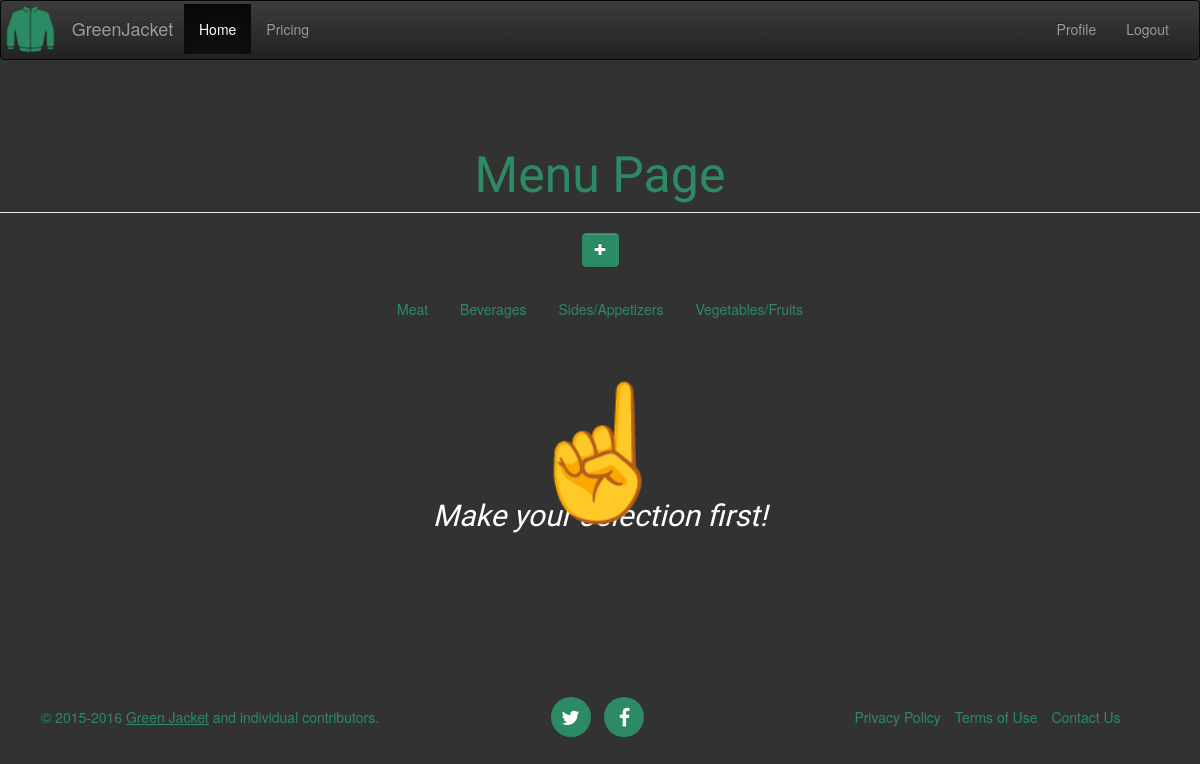
Screenshot of /GJ_app/menu/1/ (signed in) with the database file from the repository.
### GJ_Web/GJ_app/models.py (models this page shows)
class Category(models.Model):
    category_id = models.AutoField(primary_key=True)
    category_name = models.CharField(max_length=200, blank=True, null=True)
    def __str__(self):
        return str(self.category_id) + " 	" + self.category_name
    class Meta:
        managed = False
        db_table = 'Category'

### GJ_Web/GJ_app/views.py (the view)
# urls.py: url(r'^menu/(?P<comp_id>[0-9]+)/', views.menuHome, name='menuHome'),
def menuHome(request, comp_id):
	logged_in = request.session.get('logged_in', False)
	if logged_in:
		user = User.objects.get(user_id = comp_id)
		thisUser = user.user_id
		company_name = user.company_name
		menu = Menu.objects.filter(menu_id = thisUser)
		items = []
		for item in menu:
			items.extend(Item.objects.filter(item_id = item.item_id))
		options = Option.objects.all()
		currentDate = date.today();
		continDate= date(currentDate.year + 1, currentDate.month, currentDate.day)
		categories = []
		for i in items:
			if i.category_id not in categories:
				categories.append(i.category_id)
		print categories
		return render(request, 'GJ_app/menus/index.html', {'items': items, 'comp_id':comp_id,  'companyName' : company_name, 'currentDate' : currentDate, 'continDate': continDate, 'options':options, 'categories': categories})
	return render(request, 'GJ_app/index.html')

### GJ_Web/GJ_app/models.py (called while the page is built)
	def realPrice(self):
		return "{:.2f}".format(float(self.item_basePrice)/100)

    def mainItems(self):
		fixedOptionsindexes= []
		fixedOptions = []
		fixedString = ""
		fixedList = self.options_isFixed.split(',')
		optionsList = self.options.split(',')
		for index, value in enumerate(fixedList):
			if value == "main":
				fixedOptionsindexes.append(optionsList[index])
		for i in fixedOptionsindexes:
			fixedOptions.append(str((Option.objects.get(option_id = i)).option_name))
		if fixedOptions:
			for i, val in enumerate(fixedOptions):
				if i+1 == len(fixedOptions):
					fixedString += val
				else:
					fixedString += val
					fixedString += ", "
			return fixedString
		return "No Main Ingredients"

    def fixedItems(self):
		fixedOptionsindexes= []
		fixedOptions = []
		fixedString = ""
		fixedList = self.options_isFixed.split(',')
		optionsList = self.options.split(',')
		for index, value in enumerate(fixedList):
			if value == "fixed":
				fixedOptionsindexes.append(optionsList[index])
		for i in fixedOptionsindexes:
			fixedOptions.append(str((Option.objects.get(option_id = i)).option_name))
		if fixedOptions:
			for i, val in enumerate(fixedOptions):
				if i+1 == len(fixedOptions):
					fixedString += val
				else:
					fixedString += val
					fixedString += ", "
			return fixedString
		return "No Fixed Ingredients"

    def mealOptions(self):
		mealOption = []
		finalmealList = []
		mealString = ""
		mealList = [str(x) for x in self.item_mealOptions.split(',')]
		mealPriceList = [str(x) for x in self.item_mealPrice.split(',')]
		mealList = filter(None, mealList)
		for index, value in enumerate(mealList):
			mealOption = value.split('-')
			finalmealList.append(str((Size.objects.get(size_id = mealOption[1])).size_name))
			finalmealList.append(str((Option.objects.get(option_id = mealOption[0])).option_name))
			finalmealList.append(str(mealPriceList[index]))
		if finalmealList:
			for i, value in enumerate(finalmealList):
				if i%3 == 2:
					if i+1 == len(finalmealList):
						mealString += " (+ $" + str(int(value)/100.00) + ")"
					else:
						mealString += "(+ $" + str(int(value)/100.00) + "), "
				else:
					mealString += value + " "
			return mealString
		return "No Meal Options"

### GJ_Web/GJ_app/templates/GJ_app/menus/index.html (shortened to what this page needs)
{% extends "base.html" %}
{% block content %}
	<section>
		<legend style="font-size:50px; text-align:center" > Menu Page  </legend>
		<div style="margin:0 auto; display:table">
			<div style="text-align:center">
				<a class="btn btn-md btn-success GJButton" style="outline:none; font-weight:bold" id="addPop"
					data-container="body" data-toggle="popover" data-placement="right" data-trigger="hover" data-content="Add New Item" href="/GJ_app/addItem/{{comp_id}}/"><i class="fa fa-plus"></i></a>
			</div>
			<ul class = "nav nav-pills" id="myTabs" style="padding-top: 5%">
				{% for cat in categories %}
					<li><a href = "#tab-{{cat.category_id}}" style="outline:0" data-toggle = "tab">{{cat.category_name}}</a></li>
				{% endfor %}
			</ul>
		</div>
		<div id="makeSelection" style="text-align: center; color:white">
			<span style="content: '\261D'; font-size:130px; position:absolute; right:0; left:0">&#9757;</span>
			<h2 style="padding-top:150px; padding-bottom:130px"><i> Make your selection first! </i></h2>
			</div>
	</section>
{% endblock %}

### GJ_Web/GJ_app/static/css/custom.css (style rules this page uses)
body { padding-top: 30px; }
section { padding-top: 60px; }

### GJ_Web/GJ_app/templates/base.html (style rules this page uses)
body { padding-top: 0px; }
section { padding-top: 60px }

### GJ_Web/GJ_app/templates/GJ_app/menus/index.html (style rules this page uses)
body { background-color: #323232; color: #2c8A64; }
legend { color:#2C8A64; }
h2 { font-family: 'Poiret One', cursive; }
legend { font-family: 'Poiret One', cursive }
.nav > li > a { color: #2C8A64; }
.GJButton { border-color:#2C8A64; background-color: #2C8A64; background-image:none; outline:none; font-family: 'Poiret One', cursive; }
.btn-success { border-color:#2C8A64; background-color: #2C8A64; background-image:none; outline:none; font-family: 'Poiret One', cursive; }

### rows the page displays
Category: category_name "Meat"
Category: category_name "Beverages"
Category: category_name "Sides/Appetizers"
Category: category_name "Vegetables/Fruits"
